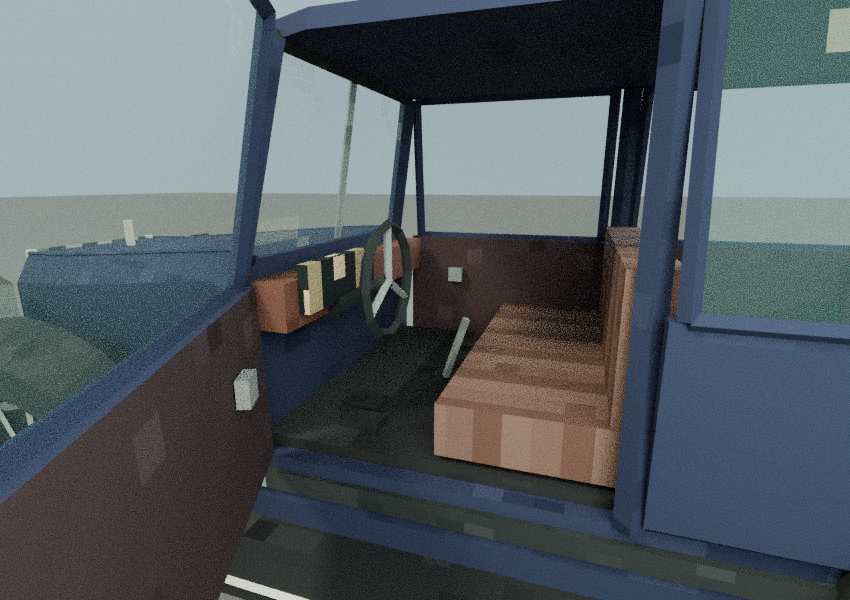
#> input picture prototypes/cars-early/renders/alderwick-1928-interior.png, 850 x 600 px, given in place of alderwick-1928-front.png, which was not available
$ python package_review.py
#> lines starting #> are read from the running program, lines starting #| are printed output that depends on the picture
"""Lay out a compact sheet of the actual exported vehicle renders."""
from pathlib import Path

from PIL import Image, ImageDraw, ImageFont, ImageOps
from designs import DESIGNS

ROOT=Path(__file__).resolve().parent
VIEWS=(("front","Front three-quarter"),("rear","Rear three-quarter"),("side","Side profile"),("top","From above"),
       ("night","Headlamps at night"),("open","Doors open"),("interior","At the driver's door"),("scale","1.75 m reference"))
W,H=382,277
cols=4
row_h=H*2+33
sheet=Image.new("RGB",(cols*W+24,len(DESIGNS)*row_h+74),"#263536")
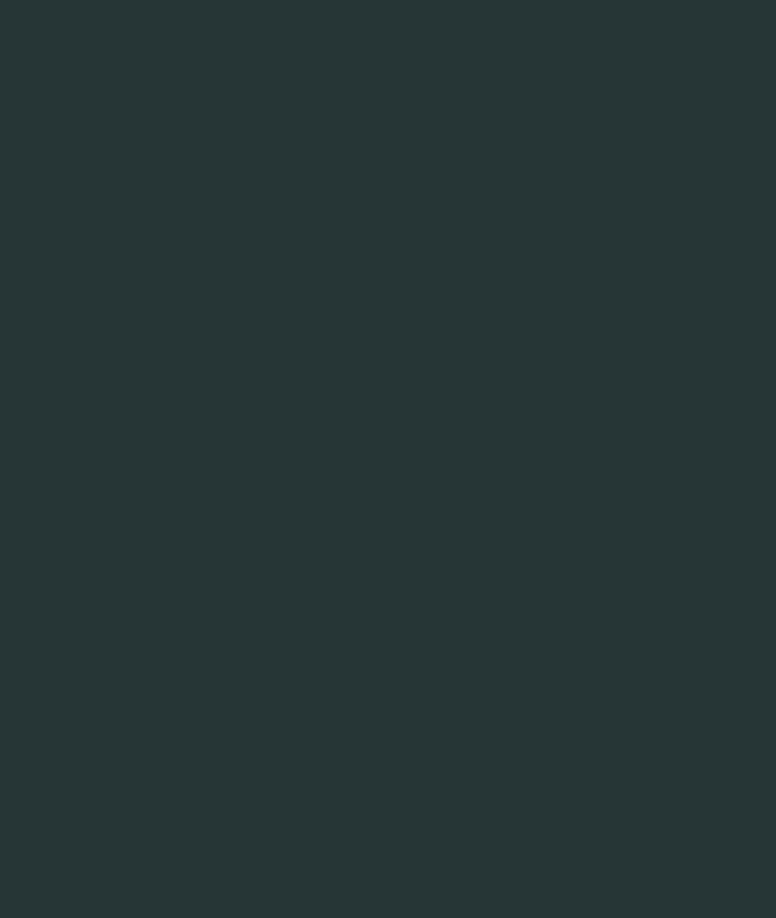
#> sheet: PIL image 1552x1835 RGB (shown at 1/2 size); mean R, G, B 38, 53, 54
draw=ImageDraw.Draw(sheet)
title=ImageFont.truetype("DejaVuSans-Bold.ttf",32)
label=ImageFont.truetype("DejaVuSans.ttf",20)
draw.text((14,13),"Timerpg Early Cars  ·  Blender Cycles",font=title,fill="#eee3cd")
for index,car in enumerate(DESIGNS):
    y=67+index*row_h
    draw.text((14,y),f"{car.name}  ·  {car.years[0]}–{car.years[-1]}",font=label,fill="#eee3cd")
    for v,(key,caption) in enumerate(VIEWS):
        x=12+(v%cols)*W
        row_y=y+(v//cols)*H+29
        with Image.open(ROOT/"renders"/f"{car.slug}-{key}.png") as source:
#> source is the input picture: PIL image 850x600 RGBA; mean R, G, B, A 83.3, 91.2, 96.6, 255
            thumb=ImageOps.contain(source.convert("RGB"),(W-10,H-33))
        sheet.paste(thumb,(x+(W-thumb.width)//2,row_y))
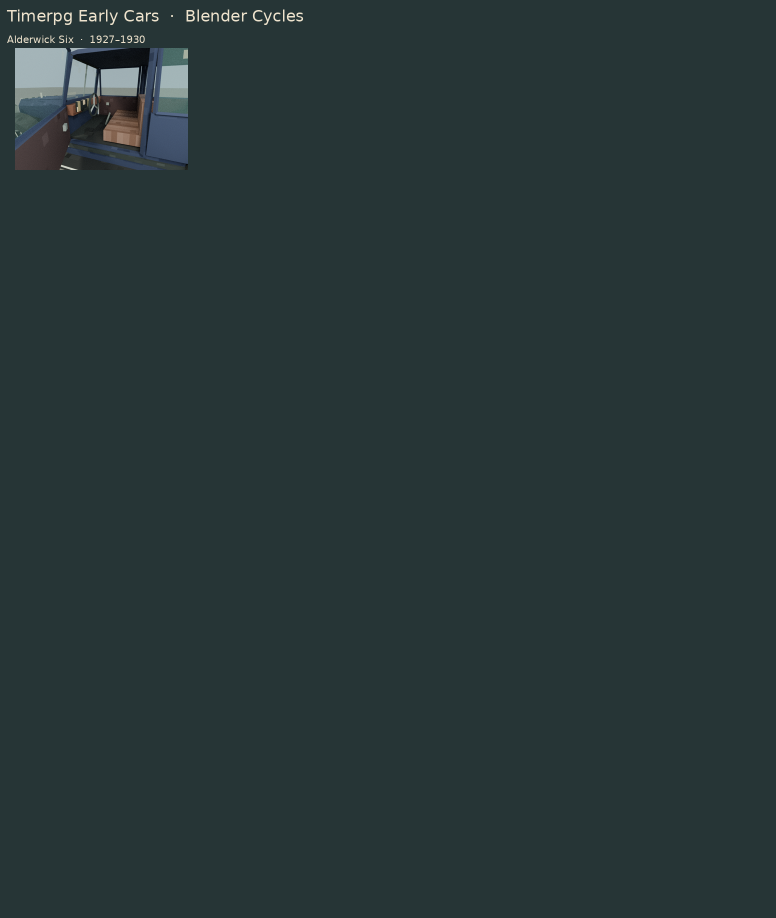
#> sheet: PIL image 1552x1835 RGB (shown at 1/2 size); mean R, G, B 39.7, 54.4, 55.5
#> (the run stopped early here; a loop or call above may not have finished)

$ run again, on prototypes/cars-early/renders/fenmere-1938-interior.png
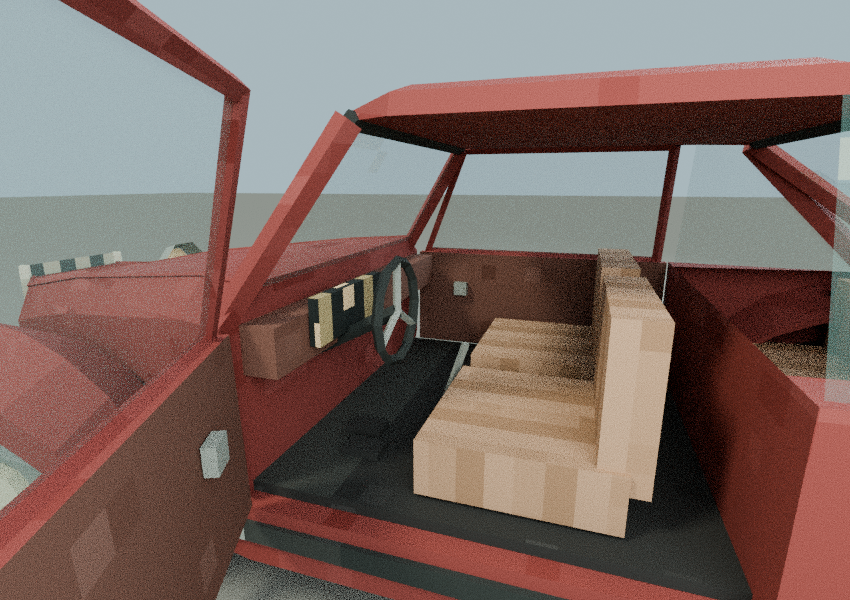
#> input picture prototypes/cars-early/renders/fenmere-1938-interior.png, 850 x 600 px, given in place of alderwick-1928-front.png, which was not available
#> source is the input picture: PIL image 850x600 RGBA; mean R, G, B, A 123.6, 103.8, 97.8, 255
#> `sheet.paste(thumb,(x+(W-thumb.width)//2,row_y))`:
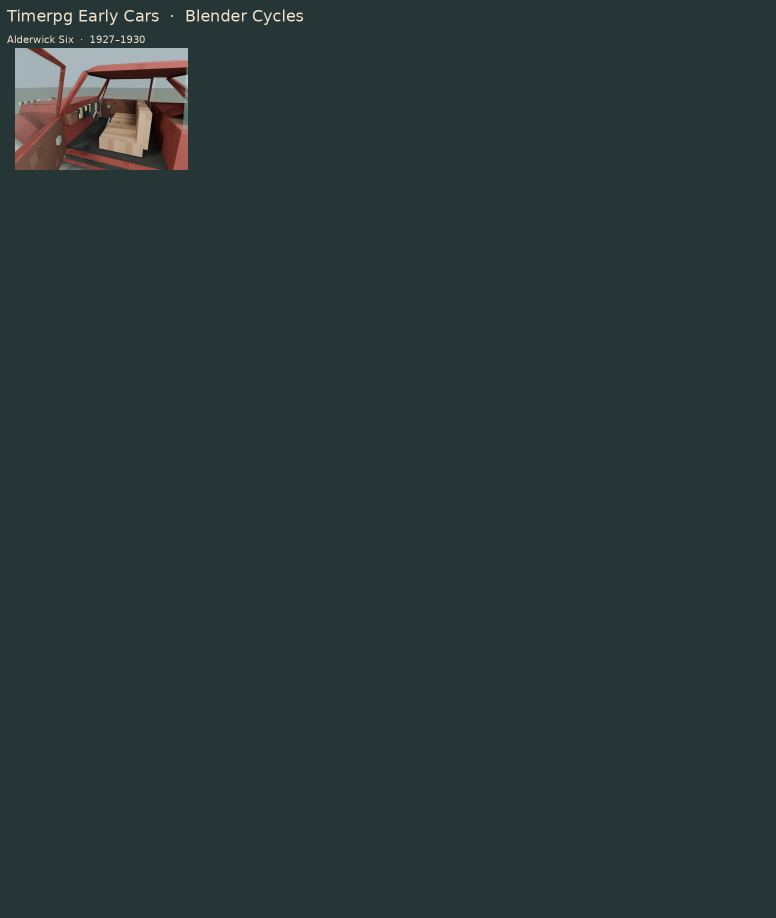
#> sheet: PIL image 1552x1835 RGB (shown at 1/2 size); mean R, G, B 40.9, 54.8, 55.6
